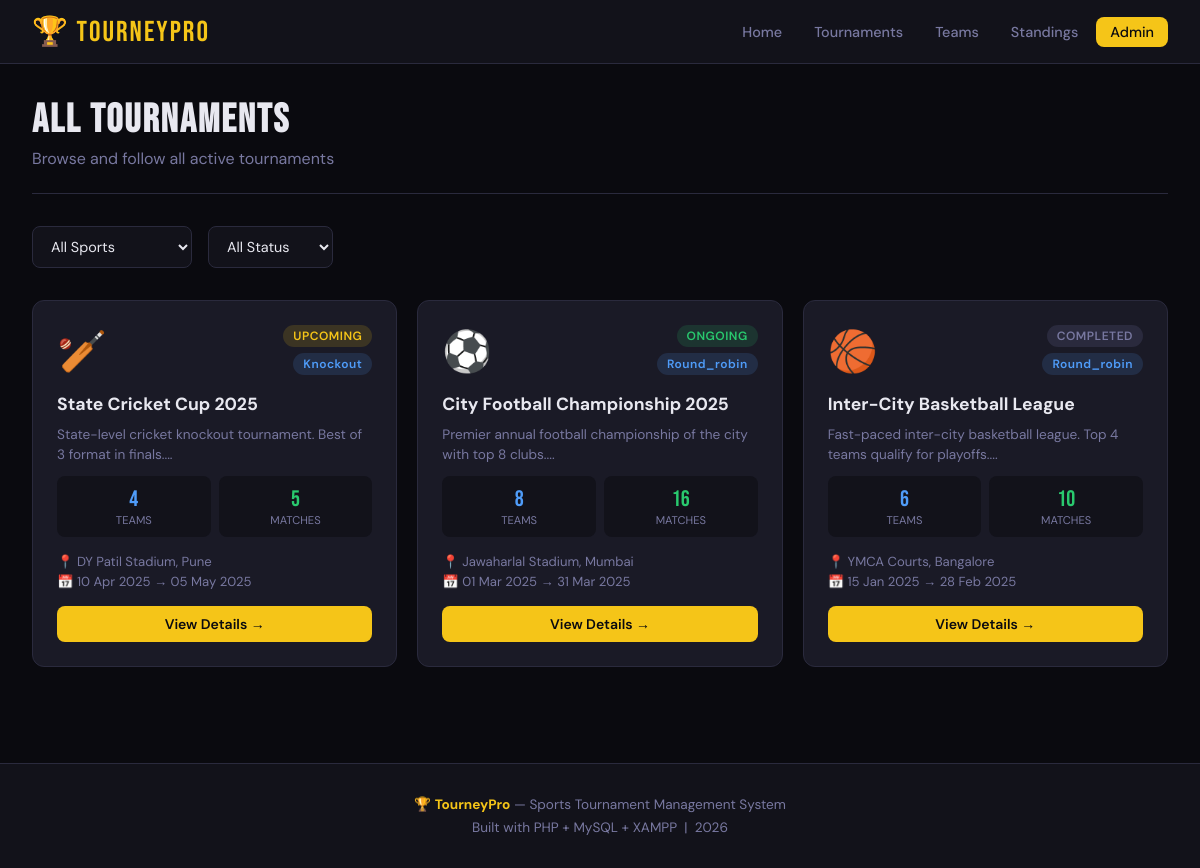
/tournaments.php, run on the app's committed database.
### tables this page shows
CREATE TABLE IF NOT EXISTS tournaments (
    id INT AUTO_INCREMENT PRIMARY KEY,
    name VARCHAR(200) NOT NULL,
    sport_id INT,
    format ENUM('knockout','round_robin','group_stage') DEFAULT 'knockout',
    start_date DATE NOT NULL,
    end_date DATE NOT NULL,
    location VARCHAR(200),
    max_teams INT DEFAULT 16,
    status ENUM('upcoming','ongoing','completed') DEFAULT 'upcoming',
    description TEXT,
    created_at TIMESTAMP DEFAULT CURRENT_TIMESTAMP,
    FOREIGN KEY (sport_id) REFERENCES sports(id) ON DELETE SET NULL
);

CREATE TABLE IF NOT EXISTS sports (
    id INT AUTO_INCREMENT PRIMARY KEY,
    name VARCHAR(100) NOT NULL,
    icon VARCHAR(50) DEFAULT '🏆',
    created_at TIMESTAMP DEFAULT CURRENT_TIMESTAMP
);

### tournaments.php (the view, shortened to what this page needs)
<?php
require_once 'includes/config.php';
$where = "WHERE 1=1";
$tournaments = $conn->query("
    SELECT t.*, s.name as sport_name, s.icon as sport_icon,
           (SELECT COUNT(*) FROM tournament_teams tt WHERE tt.tournament_id = t.id) as team_count,
           (SELECT COUNT(*) FROM matches m WHERE m.tournament_id = t.id) as match_count
    FROM tournaments t
    LEFT JOIN sports s ON t.sport_id = s.id
    $where
    ORDER BY t.start_date DESC
");
?>
<?php include 'includes/header.php'; ?>
<div class="container">
    <div class="page-header" style="display:flex;align-items:flex-start;justify-content:space-between;flex-wrap:wrap;gap:1rem;">
        <div>
            <h1 class="page-title">ALL TOURNAMENTS</h1>
            <p class="page-subtitle">Browse and follow all active tournaments</p>
        </div>
    </div>
    <form method="GET" style="display:flex;gap:1rem;flex-wrap:wrap;margin-bottom:2rem;">
        <select name="sport" class="form-control" style="width:auto;min-width:160px;" onchange="this.form.submit()">
            <option value="">All Sports</option>
        </select>
        <select name="status" class="form-control" style="width:auto;" onchange="this.form.submit()">
            <option value="">All Status</option>
        </select>
    </form>
    <?php if ($tournaments->num_rows === 0): ?>
        <div class="empty-state">
            <div class="empty-state-icon">🏆</div>
            <h3>No tournaments found</h3>
            <p>Try a different filter or check back later.</p>
        </div>
    <?php else: ?>
    <div class="grid-3">
    <?php while ($t = $tournaments->fetch_assoc()): ?>
        <?php $statusClass = ['upcoming'=>'badge-yellow','ongoing'=>'badge-green','completed'=>'badge-gray'][$t['status']] ?? 'badge-gray'; ?>
        <div class="card" style="transition:all 0.2s;" onmouseover="this.style.borderColor='var(--accent)'" onmouseout="this.style.borderColor='var(--border)'">
            <div style="display:flex;align-items:flex-start;justify-content:space-between;margin-bottom:1rem;">
                <div style="font-size:2.5rem;"><?= $t['sport_icon'] ?? '🏆' ?></div>
                <div style="display:flex;gap:6px;flex-direction:column;align-items:flex-end;">
                    <span class="badge <?= $statusClass ?>"><?= ucfirst($t['status']) ?></span>
                    <span class="badge badge-blue" style="text-transform:capitalize;"><?= $t['format'] ?></span>
                </div>
            </div>
            <h3 style="font-size:1.1rem;font-weight:700;margin-bottom:10px;"><?= htmlspecialchars($t['name']) ?></h3>
            <?php if($t['description']): ?>
            <p style="font-size:0.85rem;color:var(--muted);margin-bottom:10px;line-height:1.5;"><?= htmlspecialchars(substr($t['description'],0,100)) ?>...</p>
            <?php endif; ?>
            <div style="display:grid;grid-template-columns:1fr 1fr;gap:8px;margin-bottom:1rem;">
                <div style="background:var(--dark);border-radius:8px;padding:10px;text-align:center;">
                    <div style="font-family:'Bebas Neue',sans-serif;font-size:1.4rem;color:var(--blue)"><?= $t['team_count'] ?></div>
                    <div style="font-size:0.7rem;color:var(--muted);text-transform:uppercase">Teams</div>
                </div>
                <div style="background:var(--dark);border-radius:8px;padding:10px;text-align:center;">
                    <div style="font-family:'Bebas Neue',sans-serif;font-size:1.4rem;color:var(--green)"><?= $t['match_count'] ?></div>
                    <div style="font-size:0.7rem;color:var(--muted);text-transform:uppercase">Matches</div>
                </div>
            </div>
            <div style="font-size:0.82rem;color:var(--muted);margin-bottom:1rem;display:flex;flex-direction:column;gap:3px;">
                <span>📍 <?= htmlspecialchars($t['location'] ?: 'TBA') ?></span>
                <span>📅 <?= date('d M Y', strtotime($t['start_date'])) ?> → <?= date('d M Y', strtotime($t['end_date'])) ?></span>
            </div>
            <a href="tournament_detail.php?id=<?= $t['id'] ?>" class="btn btn-primary" style="width:100%;justify-content:center;">View Details →</a>
        </div>
    <?php endwhile; ?>
    </div>
    <?php endif; ?>
</div>
<?php include 'includes/footer.php'; ?>

### includes/header.php (style rules this page uses)
*, *::before, *::after { box-sizing: border-box; margin: 0; padding: 0; }
:root { --black: #0a0a0f; --dark: #12121a; --card: #1a1a26; --border: #2a2a3d; --accent: #f5c518; --accent2: #e8773a; --green: #29c96e; --red: #e84545; --blue: #4f9cf9; --text: #e8e8f0; --muted: #7878a0; --radius: 12px; }
body { font-family: 'DM Sans', sans-serif; background: var(--black); color: var(--text); min-height: 100vh; }
.container { max-width: 1280px; margin: 0 auto; padding: 2rem; }
.page-header { margin-bottom: 2rem; padding-bottom: 1.5rem; border-bottom: 1px solid var(--border); }
.page-title { font-family: 'Bebas Neue', sans-serif; font-size: 2.5rem; letter-spacing: 2px; color: var(--text); }
.page-subtitle { color: var(--muted); margin-top: 4px; }
.card { background: var(--card); border: 1px solid var(--border); border-radius: var(--radius); padding: 1.5rem; }
.grid-3 { display: grid; grid-template-columns: repeat(auto-fill, minmax(320px, 1fr)); gap: 1.25rem; }
.badge { display: inline-flex; align-items: center; gap: 4px; padding: 3px 10px; border-radius: 20px; font-size: 0.75rem; font-weight: 600; text-transform: uppercase; letter-spacing: 0.5px; }
.badge-yellow { background: rgba(245,197,24,0.15); color: var(--accent); }
.badge-green { background: rgba(41,201,110,0.15); color: var(--green); }
.badge-blue { background: rgba(79,156,249,0.15); color: var(--blue); }
.badge-gray { background: var(--border); color: var(--muted); }
.btn { display: inline-flex; align-items: center; gap: 6px; padding: 9px 18px; border-radius: 8px; font-size: 0.875rem; font-weight: 600; cursor: pointer; text-decoration: none; border: none; transition: all 0.2s; }
.btn-primary { background: var(--accent); color: var(--black); }
.form-control { width: 100%; background: var(--dark); border: 1px solid var(--border); border-radius: 8px; padding: 10px 14px; color: var(--text); font-size: 0.9rem; font-family: inherit; transition: border-color 0.2s; outline: none; }
.form-control option { background: var(--dark); }

### data on the page
tournaments: sport.icon "🏏", status "UPCOMING", format "Knockout", name "State Cricket Cup 2025", description "State-level cricket knockout tournament. Best of 3 format in finals.", team_count "4", match_count "5", location "DY Patil Stadium, Pune", start_date "10 Apr 2025", end_date "05 May 2025"
tournaments: sport.icon "⚽", status "ONGOING", format "Round_robin", name "City Football Championship 2025", description "Premier annual football championship of the city with top 8 clubs.", team_count "8", match_count "16", location "Jawaharlal Stadium, Mumbai", start_date "01 Mar 2025", end_date "31 Mar 2025", $t['id'] 1 (drawn)
tournaments: sport.icon "🏀", status "COMPLETED", format "Round_robin", name "Inter-City Basketball League", description "Fast-paced inter-city basketball league. Top 4 teams qualify for playoffs.", team_count "6", match_count "10", location "YMCA Courts, Bangalore", start_date "15 Jan 2025", end_date "28 Feb 2025"
